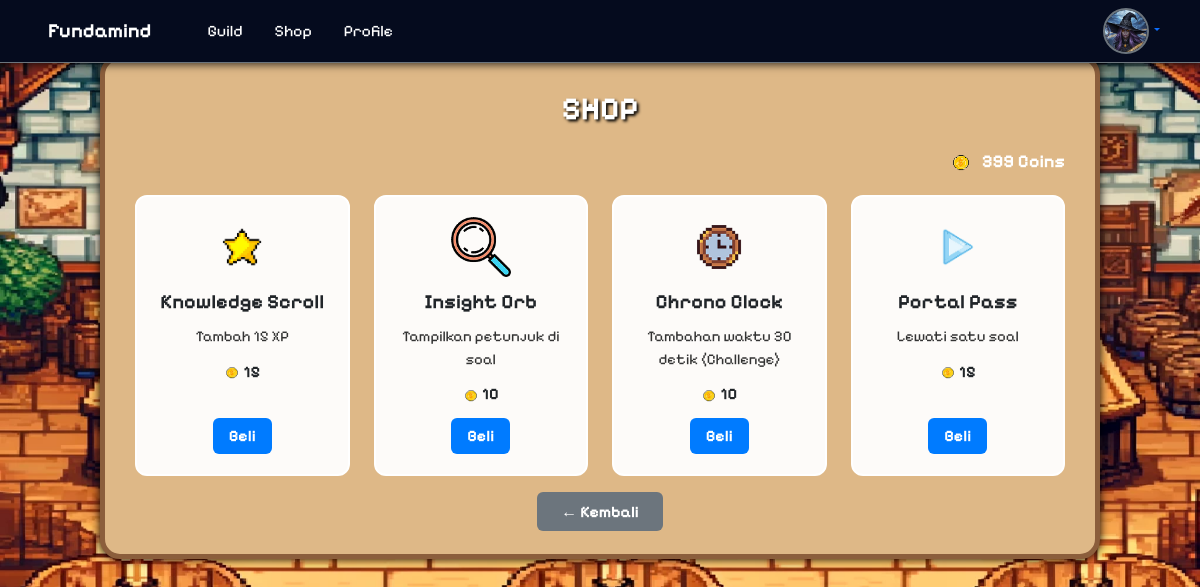
Screenshot of /pages/shop_board.php (signed in) with the database file from the repository.
### tables this page shows
CREATE TABLE `users` (
  `id_user` int NOT NULL,
  `username` varchar(50) NOT NULL,
  `password` varchar(255) NOT NULL,
  `avatar` enum('Ellipse_1.png','Ellipse_2.png','Ellipse_3.png','Ellipse_4.png','Ellipse_5.png') DEFAULT 'Ellipse_1.png',
  `bio` text,
  `level` int DEFAULT '1',
  `xp` int DEFAULT '0',
  `xp_next` int DEFAULT '100',
  `coin` int DEFAULT '0'
);

CREATE TABLE `shop_items` (
  `id_item` int NOT NULL,
  `nama_item` varchar(100) NOT NULL,
  `tipe_item` varchar(50) DEFAULT NULL,
  `deskripsi` text,
  `harga_coin` int NOT NULL,
  `file_icon` varchar(100) DEFAULT NULL,
  `tersedia` tinyint(1) DEFAULT '1',
  `level_minimal` int DEFAULT '1',
  `sekali_pakai` tinyint(1) DEFAULT '1'
);

### pages/shop_board.php (the view, shortened to what this page needs)
<?php
include 'db.php';
$id_user = $_SESSION['user_id'];
$userData = mysqli_fetch_assoc(mysqli_query($koneksi, "SELECT coin, level FROM users WHERE id_user = $id_user"));
$coin = (int) $userData['coin'];
$level = (int) $userData['level'];
?>
<!DOCTYPE html>
<html lang="id">
<head>
    <link href="https://cdn.jsdelivr.net/npm/bootstrap@5.3.0/dist/css/bootstrap.min.css" rel="stylesheet">
    <link rel="stylesheet" href="../assets/css/navbar.css" />
</head>
<body>
    <?php include 'includes/navbar.php'; ?>
    <div class="shop-container">
        <h2 class="shop-title">SHOP</h2>
        <div class="coin-inside">
            <img src="../assets/images/realcoin.png" alt="coin"> <?php echo $coin; ?> Coins
        </div>
        <div class="row g-4">
            <?php
            $result = mysqli_query($koneksi, "SELECT * FROM shop_items WHERE tersedia = 1 ORDER BY level_minimal ASC");
            while ($item = mysqli_fetch_assoc($result)) :
            ?>
                <div class="col-12 col-sm-6 col-md-6 col-lg-3 d-flex">
                    <div class="item-card w-100">
                        <div>
                            <img src="../assets/images/<?php echo $item['file_icon']; ?>" alt="<?php echo $item['nama_item']; ?>" class="item-icon" />
                            <div class="item-title"><?php echo $item['nama_item']; ?></div>
                            <div class="item-desc"><?php echo $item['deskripsi']; ?></div>
                            <div class="price"><img src="../assets/images/realcoin.png" height="16"> <?php echo $item['harga_coin']; ?></div>
                        </div>
                        <form method="POST">
                            <?php if ($level >= $item['level_minimal']) : ?>
                                <button class="btn-buy" name="buy">Beli</button>
                            <?php else : ?>
                                <div class="lock-msg">🔒 Butuh Level <?php echo $item['level_minimal']; ?></div>
                                <button class="btn-buy btn-disabled" disabled>Beli</button>
                            <?php endif; ?>
                        </form>
                    </div>
                </div>
            <?php endwhile; ?>
        </div>
        <div class="text-center mt-4">
            <a href="shop.php" class="btn-back">← Kembali</a>
        </div>
    </div>
</body>
</html>

### pages/includes/navbar.php (shortened to what this page needs)
<nav class="navbar navbar-expand-lg navbar-dark bg-dark fixed-top border-bottom border-secondary">
  <div class="container-fluid px-4">
    <div class="d-flex align-items-center w-100">
      <a class="navbar-brand fw-bold fs-5 text-white me-5 ps-2" href="dashboard.php">
        Fundamind
      </a>
      <ul class="navbar-nav mb-2 mb-lg-0 gap-3">
        <li class="nav-item">
          <a class="nav-link text-secondary fs-6 fw-normal" href="guild.php">Guild</a>
        </li>
        <li class="nav-item">
          <a class="nav-link text-secondary fs-6 fw-normal" href="shop.php">Shop</a>
        </li>
        <li class="nav-item">
          <a class="nav-link text-secondary fs-6 fw-normal" href="profile.php">Profile</a>
        </li>
      </ul>
      <div class="d-flex align-items-center ms-auto gap-3">
        <?php if (isset($_SESSION['user_id'])): ?>
          <div class="dropdown">
            <a class="dropdown-toggle text-decoration-none" href="#" role="button" data-bs-toggle="dropdown">
              <img src="../assets/images/<?php echo $_SESSION['avatar'] ?? 'default-avatar.png'; ?>"
                   alt="avatar"
                   width="46"
                   height="46"
                   class="rounded-circle"
                   style="object-fit: cover; border: 2px solid #6c757d;">
            </a>
          </div>
        <?php else: ?>
          <a href="login.php" class="btn btn-light btn-sm px-3">
            <i class="bi bi-box-arrow-in-right me-1"></i> Login
          </a>
        <?php endif; ?>
      </div>
    </div>
  </div>
</nav>

### assets/css/navbar.css (style rules this page uses)
.navbar { position: fixed; top: 0; left: 0; width: 100%; z-index: 1000; background-color: #050B1E !important; padding: 0.5rem 1rem; font-size: 12px; box-shadow: 0 2px 8px rgba(0, 0, 0, 0.7); }
.navbar-nav .nav-link { color: #ffffff !important; font-weight: bold; transition: color 0.2s ease-in-out; }

### pages/shop_board.php (style rules this page uses)
body { font-family: "PixelifySans", sans-serif; background: url('../assets/images/bar_background_1440x1024.png') no-repeat center center fixed; background-size: cover; background-position: center; padding-top: 55px; }
.shop-container { max-width: 1000px; margin: auto; background: burlywood; padding: 30px; border-radius: 20px; box-shadow: 0 0 10px #000; border: 5px solid #8b5e3c; }
.coin-inside { text-align: right; font-size: 18px; font-weight: bold; color: #fff; margin-bottom: 20px; }
.coin-inside img { height: 22px; vertical-align: middle; margin-right: 6px; }
h2.shop-title { text-align: center; font-weight: bold; font-size: 32px; color: #fff; text-shadow: 2px 2px 3px #000; margin-bottom: 20px; }
.item-card { height: 100%; display: flex; flex-direction: column; justify-content: space-between; border: 2px solid #fff; padding: 20px; border-radius: 12px; text-align: center; background: rgba(255, 255, 255, 0.95); transition: transform 0.2s; }
.item-icon { height: 60px; margin-bottom: 10px; }
.item-title { font-size: 20px; font-weight: bold; margin-bottom: 8px; }
.item-desc { flex-grow: 1; font-size: 15px; color: #333; margin-bottom: 12px; }
.price { font-weight: bold; margin-bottom: 12px; }
.btn-buy { background-color: #007bff; color: white; border: none; padding: 6px 16px; border-radius: 6px; font-weight: bold; transition: background-color 0.2s ease; }
.btn-back { background-color: #6c757d; color: white; font-weight: bold; padding: 10px 24px; border-radius: 6px; text-decoration: none; transition: background-color 0.2s ease; }

### rows the page displays
users: coin "399"
shop_items: file_icon (picture), nama_item "Knowledge Scroll", deskripsi "Tambah 15 XP", harga_coin "15", level_minimal "Beli"
shop_items: file_icon (picture), nama_item "Insight Orb", deskripsi "Tampilkan petunjuk di soal", harga_coin "10", level_minimal "Beli"
shop_items: file_icon (picture), nama_item "Chrono Clock", deskripsi "Tambahan waktu 30 detik (Challenge)", harga_coin "10", level_minimal "Beli"
shop_items: file_icon (picture), nama_item "Portal Pass", deskripsi "Lewati satu soal", harga_coin "15", level_minimal "Beli"
